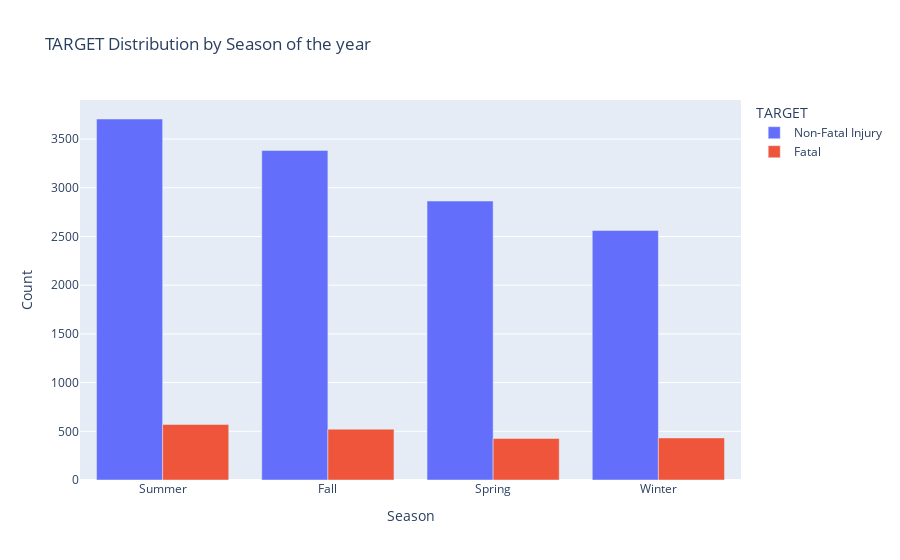

The notebook cell this image was saved under:
### Markdown cell above
## Plotting Season of the year with respect to target

### Code cell
df_grouped = df_train.groupby(['SEASON', 'TARGET']).size().reset_index(name='Count').sort_values(by='Count', ascending=False)


# Create an interactive bar SEASON using Plotly
fig = px.bar(df_grouped, x='SEASON', y='Count', color='TARGET', barmode='group',
             title='TARGET Distribution by Season of the year')
fig.update_layout(xaxis_title='Season', yaxis_title='Count', legend_title='TARGET')
fig.show()

### Figure 1 — Plotly figure (JSON) as saved in the notebook; plotly's stock layout.template omitted (floating-point values rounded to 4 significant figures)
{"data": [{"alignmentgroup": "True", "hovertemplate": "TARGET=Non-Fatal Injury<br>SEASON=%{x}<br>Count=%{y}<extra></extra>", "legendgroup": "Non-Fatal Injury", "marker": {"color": "#636efa", "pattern": {"shape": ""}}, "name": "Non-Fatal Injury", "offsetgroup": "Non-Fatal Injury", "orientation": "v", "showlegend": true, "textposition": "auto", "type": "bar", "x": ["Summer", "Fall", "Spring", "Winter"], "xaxis": "x", "y": [3706, 3383, 2864, 2561], "yaxis": "y"}, {"alignmentgroup": "True", "hovertemplate": "TARGET=Fatal<br>SEASON=%{x}<br>Count=%{y}<extra></extra>", "legendgroup": "Fatal", "marker": {"color": "#EF553B", "pattern": {"shape": ""}}, "name": "Fatal", "offsetgroup": "Fatal", "orientation": "v", "showlegend": true, "textposition": "auto", "type": "bar", "x": ["Summer", "Fall", "Winter", "Spring"], "xaxis": "x", "y": [570, 522, 432, 426], "yaxis": "y"}], "layout": {"barmode": "group", "legend": {"title": {"text": "TARGET"}, "tracegroupgap": 0}, "title": {"text": "TARGET Distribution by Season of the year"}, "xaxis": {"anchor": "y", "domain": [0, 1], "title": {"text": "Season"}}, "yaxis": {"anchor": "x", "domain": [0, 1], "title": {"text": "Count"}}}}
